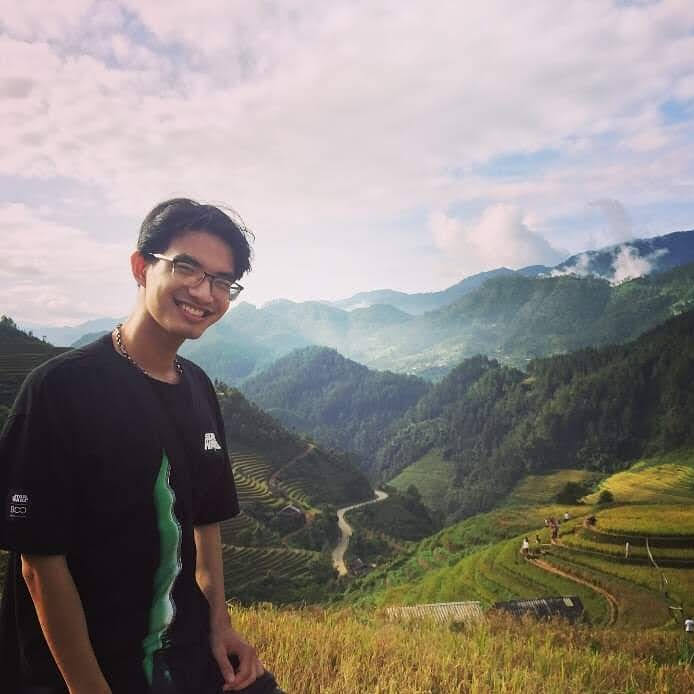
#> input picture uploads/123g.jpg, 694 x 694 px; its folder holds only this picture in this run
$ python process.py uploads/123g.jpg
#> lines starting #> are read from the running program, lines starting #| are printed output that depends on the picture
#!/usr/bin/env python
import sys
import cv2
from os.path import isfile, join
import os
def removefile(removepaths):
    for removepath in removepaths:
        files=[f for f in os.listdir(removepath) if isfile(join(removepath,f))]
        for i in range (len(files)):
            filename=removepath+files[i]
            os.remove(filename)

def process():
    files=[f for f in os.listdir(pathIn) if isfile(join(pathIn,f))]
    print('upload/' + files[0])
    image = cv2.imread('uploads/123g.jpg')
#> image is the input picture: shape (694, 694, 3); mean B, G, R 129.8, 133.8, 140.6
    gray = cv2.cvtColor(image, cv2.COLOR_BGR2GRAY)
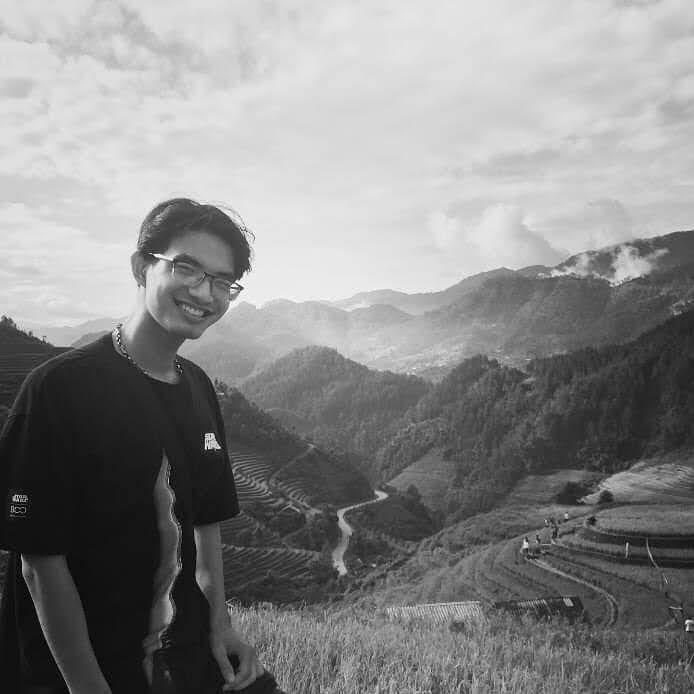
#> gray: shape (694, 694); min 1, max 255, mean 135.4
    cv2.imwrite('outputs/output.jpg', gray)
    removefile('uploads/')
    print('removedone')

pathIn = 'uploads/'
#> (the run stopped early here; a loop or call above may not have finished)
